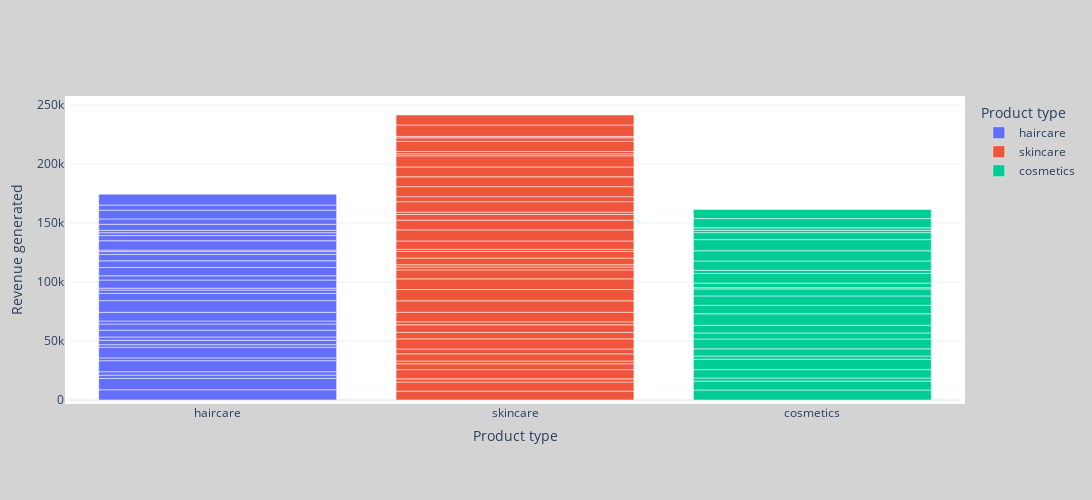

Notebook code for this chart:
### Code cell
#plotting the bar graph for products and their revenue generated
fig=px.bar(df,x="Product type",y="Revenue generated",
           color="Product type"
           ,hover_data=["Number of products sold"])
# adding background color and specifying height nd width
fig.update_layout(
    autosize=False,
    width=1100,
    height=500,
    margin=dict(
        l=50,
        r=50,
        b=100,
        t=100,
        pad=4
    ),
    paper_bgcolor="lightgrey",
)
fig.show()

### Figure 1 — Plotly figure (JSON) as saved in the notebook; plotly's stock layout.template omitted (floating-point values rounded to 4 significant figures)
{"data": [{"alignmentgroup": "True", "customdata": [[802], [8], [147], [336], [620], [884], [209], [142], [353], [327], [598], [24], [859], [29], [154], [622], [701], [227], [117], [163], [32], [904], [241], [359], [946], [198], [774], [663], [618], [79], [114], [672], [62], [627]], "hovertemplate": "Product type=%{x}<br>Revenue generated=%{y}<br>Number of products sold=%{customdata[0]}<extra></extra>", "legendgroup": "haircare", "marker": {"color": "#636efa", "pattern": {"shape": ""}}, "name": "haircare", "offsetgroup": "haircare", "orientation": "v", "showlegend": true, "textposition": "auto", "type": "bar", "x": ["haircare", "haircare", "haircare", "haircare", "haircare", "haircare", "haircare", "haircare", "haircare", "haircare", "haircare", "haircare", "haircare", "haircare", "haircare", "haircare", "haircare", "haircare", "haircare", "haircare", "haircare", "haircare", "haircare", "haircare", "haircare", "haircare", "haircare", "haircare", "haircare", "haircare", "haircare", "haircare", "haircare", "haircare"], "xaxis": "x", "y": [8662.0, 9578.0, 2828.0, 2874.0, 9365.0, 2391.0, 9049.0, 2175.0, 3716.0, 2766.0, 5737.0, 5268.0, 2557.0, 7397.0, 9866.0, 6088.0, 2926.0, 1606.0, 6886.0, 3550.0, 7015.0, 5710.0, 5328.0, 2484.0, 1292.0, 7889.0, 4384.0, 2412.0, 2048.0, 5134.0, 4531.0, 7386.0, 4371.0, 9185.0], "yaxis": "y"}, {"alignmentgroup": "True", "customdata": [[736], [83], [871], [65], [980], [996], [960], [249], [562], [469], [280], [187], [320], [168], [781], [602], [963], [963], [176], [933], [556], [155], [910], [820], [242], [93], [896], [380], [246], [134], [457], [704], [513], [511], [106], [872], [336], [223], [320], [913]], "hovertemplate": "Product type=%{x}<br>Revenue generated=%{y}<br>Number of products sold=%{customdata[0]}<extra></extra>", "legendgroup": "skincare", "marker": {"color": "#EF553B", "pattern": {"shape": ""}}, "name": "skincare", "offsetgroup": "skincare", "orientation": "v", "showlegend": true, "textposition": "auto", "type": "bar", "x": ["skincare", "skincare", "skincare", "skincare", "skincare", "skincare", "skincare", "skincare", "skincare", "skincare", "skincare", "skincare", "skincare", "skincare", "skincare", "skincare", "skincare", "skincare", "skincare", "skincare", "skincare", "skincare", "skincare", "skincare", "skincare", "skincare", "skincare", "skincare", "skincare", "skincare", "skincare", "skincare", "skincare", "skincare", "skincare", "skincare", "skincare", "skincare", "skincare", "skincare"], "xaxis": "x", "y": [7461.0, 7767.0, 2687.0, 7823.0, 4971.0, 2331.0, 6100.0, 4053.0, 8654.0, 5442.0, 6454.0, 2553.0, 8128.0, 9655.0, 9572.0, 9062.0, 7573.0, 2438.0, 1912.0, 5725.0, 5521.0, 1840.0, 7089.0, 9436.0, 8232.0, 4767.0, 2021.0, 8864.0, 4257.0, 8459.0, 8355.0, 8368.0, 9474.0, 1752.0, 1889.0, 8652.0, 2943.0, 1230.0, 9593.0, 8526.0], "yaxis": "y"}, {"alignmentgroup": "True", "customdata": [[426], [150], [126], [601], [391], [352], [394], [253], [616], [449], [705], [919], [99], [633], [484], [270], [637], [478], [375], [25], [737], [134], [916], [276], [987], [324]], "hovertemplate": "Product type=%{x}<br>Revenue generated=%{y}<br>Number of products sold=%{customdata[0]}<extra></extra>", "legendgroup": "cosmetics", "marker": {"color": "#00cc96", "pattern": {"shape": ""}}, "name": "cosmetics", "offsetgroup": "cosmetics", "orientation": "v", "showlegend": true, "textposition": "auto", "type": "bar", "x": ["cosmetics", "cosmetics", "cosmetics", "cosmetics", "cosmetics", "cosmetics", "cosmetics", "cosmetics", "cosmetics", "cosmetics", "cosmetics", "cosmetics", "cosmetics", "cosmetics", "cosmetics", "cosmetics", "cosmetics", "cosmetics", "cosmetics", "cosmetics", "cosmetics", "cosmetics", "cosmetics", "cosmetics", "cosmetics", "cosmetics"], "xaxis": "x", "y": [8496.0, 7517.0, 2629.0, 7087.0, 8858.0, 2686.0, 6117.0, 8319.0, 5150.0, 6541.0, 9692.0, 7152.0, 8002.0, 5911.0, 1062.0, 3900.0, 8180.0, 2633.0, 7911.0, 8685.0, 9445.0, 5925.0, 1935.0, 2100.0, 7888.0, 7698.0], "yaxis": "y"}], "layout": {"autosize": false, "barmode": "relative", "height": 500, "legend": {"title": {"text": "Product type"}, "tracegroupgap": 0}, "margin": {"b": 100, "l": 50, "pad": 4, "r": 50, "t": 100}, "paper_bgcolor": "lightgrey", "width": 1100, "xaxis": {"anchor": "y", "autorange": true, "categoryarray": ["haircare", "skincare", "cosmetics"], "categoryorder": "array", "domain": [0, 1], "range": [-0.5, 2.5], "title": {"text": "Product type"}, "type": "category"}, "yaxis": {"anchor": "x", "autorange": true, "domain": [0, 1], "range": [0, 254300.0], "title": {"text": "Revenue generated"}, "type": "linear"}}}
